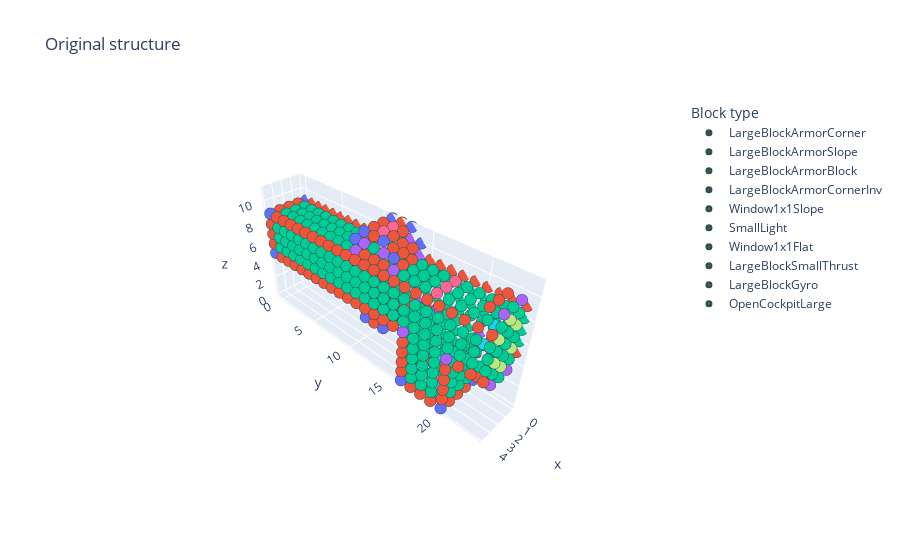

Notebook code cell kept with this figure:
### Markdown cell above
## Spaceship creation

### Code cell
ml_string = lsystem.hl_solver.translator.transform(string=spaceship_string)
ll_solution = lsystem.ll_solver.solve(string=ml_string,
                                   iterations=1,
                                   strings_per_iteration=1,
                                   check_sat=False)[0]
base_position, orientation_forward, orientation_up = Vec.v3i(
            0, 0, 0), Orientation.FORWARD.value, Orientation.UP.value
structure = Structure(origin=base_position,
                      orientation_forward=orientation_forward,
                      orientation_up=orientation_up)
structure = LLStructureMaker(
    atoms_alphabet=lsystem.ll_solver.atoms_alphabet,
    position=base_position).fill_structure(structure=structure,
                                           string=ll_solution.string)
structure.sanify()
interactive_plot(structure=structure,
                 title='Original structure')

### Figure 1 — Plotly figure (JSON) as saved in the notebook; plotly's stock layout.template omitted (floating-point values rounded to 4 significant figures; data arrays with more than 128 entries replaced by an {"elided": "..."} marker saying what was removed)
{"data": [{"hovertemplate": "Block type=LargeBlockArmorCorner<br>x=%{x}<br>y=%{y}<br>z=%{z}<extra></extra>", "legendgroup": "LargeBlockArmorCorner", "marker": {"color": "#636efa", "line": {"color": "DarkSlateGrey", "width": 3}, "size": 4, "symbol": "circle"}, "mode": "markers", "name": "LargeBlockArmorCorner", "scene": "scene", "showlegend": true, "type": "scatter3d", "x": [0, 0, 0, 0, 0, 0, 0, 0, 0, 0, 0, 0, 3, 3, 3, 3, 3, 3, 3, 3, 4, 4, 4, 4], "y": [0, 0, 10, 10, 11, 11, 13, 13, 14, 14, 16, 20, 10, 10, 11, 11, 13, 13, 14, 14, 0, 0, 16, 20], "z": [5, 9, 4, 10, 3, 11, 3, 11, 4, 10, 0, 0, 4, 10, 3, 11, 3, 11, 4, 10, 5, 9, 0, 0]}, {"hovertemplate": "Block type=LargeBlockArmorSlope<br>x=%{x}<br>y=%{y}<br>z=%{z}<extra></extra>", "legendgroup": "LargeBlockArmorSlope", "marker": {"color": "#EF553B", "line": {"color": "DarkSlateGrey", "width": 3}, "size": 4, "symbol": "circle"}, "mode": "markers", "name": "LargeBlockArmorSlope", "scene": "scene", "showlegend": true, "type": "scatter3d", "x": {"elided": "160 int values"}, "y": {"elided": "160 int values"}, "z": {"elided": "160 int values"}}, {"hovertemplate": "Block type=LargeBlockArmorBlock<br>x=%{x}<br>y=%{y}<br>z=%{z}<extra></extra>", "legendgroup": "LargeBlockArmorBlock", "marker": {"color": "#00cc96", "line": {"color": "DarkSlateGrey", "width": 3}, "size": 4, "symbol": "circle"}, "mode": "markers", "name": "LargeBlockArmorBlock", "scene": "scene", "showlegend": true, "type": "scatter3d", "x": {"elided": "311 int values"}, "y": {"elided": "311 int values"}, "z": {"elided": "311 int values"}}, {"hovertemplate": "Block type=LargeBlockArmorCornerInv<br>x=%{x}<br>y=%{y}<br>z=%{z}<extra></extra>", "legendgroup": "LargeBlockArmorCornerInv", "marker": {"color": "#ab63fa", "line": {"color": "DarkSlateGrey", "width": 3}, "size": 4, "symbol": "circle"}, "mode": "markers", "name": "LargeBlockArmorCornerInv", "scene": "scene", "showlegend": true, "type": "scatter3d", "x": [0, 0, 0, 0, 0, 0, 0, 0, 0, 0, 1, 1, 3, 3, 3, 3, 3, 3, 3, 3, 3, 3, 4, 4], "y": [10, 10, 11, 11, 13, 13, 14, 14, 16, 20, 23, 23, 10, 10, 11, 11, 13, 13, 14, 14, 23, 23, 16, 20], "z": [5, 9, 4, 10, 4, 10, 5, 9, 5, 5, 4, 10, 5, 9, 4, 10, 4, 10, 5, 9, 4, 10, 5, 5]}, {"hovertemplate": "Block type=Window1x1Slope<br>x=%{x}<br>y=%{y}<br>z=%{z}<extra></extra>", "legendgroup": "Window1x1Slope", "marker": {"color": "#FFA15A", "line": {"color": "DarkSlateGrey", "width": 3}, "size": 4, "symbol": "circle"}, "mode": "markers", "name": "Window1x1Slope", "scene": "scene", "showlegend": true, "type": "scatter3d", "x": [1, 1, 1], "y": [0, 0, 0], "z": [6, 7, 8]}, {"hovertemplate": "Block type=SmallLight<br>x=%{x}<br>y=%{y}<br>z=%{z}<extra></extra>", "legendgroup": "SmallLight", "marker": {"color": "#19d3f3", "line": {"color": "DarkSlateGrey", "width": 3}, "size": 4, "symbol": "circle"}, "mode": "markers", "name": "SmallLight", "scene": "scene", "showlegend": true, "type": "scatter3d", "x": [1, 1, 1, 1, 1, 1, 1, 1, 1, 2, 2, 2, 2, 3, 3, 3], "y": [10, 12, 12, 12, 14, 17, 18, 19, 22, 2, 2, 22, 22, 17, 19, 22], "z": [7, 5, 7, 9, 7, 1, 3, 1, 7, 6, 8, 6, 8, 1, 1, 7]}, {"hovertemplate": "Block type=Window1x1Flat<br>x=%{x}<br>y=%{y}<br>z=%{z}<extra></extra>", "legendgroup": "Window1x1Flat", "marker": {"color": "#FF6692", "line": {"color": "DarkSlateGrey", "width": 3}, "size": 4, "symbol": "circle"}, "mode": "markers", "name": "Window1x1Flat", "scene": "scene", "showlegend": true, "type": "scatter3d", "x": [1, 1, 1, 2, 2, 2, 2, 2, 2, 2, 3, 3, 3, 3], "y": [12, 12, 18, 0, 0, 0, 12, 12, 18, 18, 0, 0, 0, 18], "z": [3, 11, 9, 6, 7, 8, 3, 11, 0, 9, 6, 7, 8, 9]}, {"hovertemplate": "Block type=LargeBlockSmallThrust<br>x=%{x}<br>y=%{y}<br>z=%{z}<extra></extra>", "legendgroup": "LargeBlockSmallThrust", "marker": {"color": "#B6E880", "line": {"color": "DarkSlateGrey", "width": 3}, "size": 4, "symbol": "circle"}, "mode": "markers", "name": "LargeBlockSmallThrust", "scene": "scene", "showlegend": true, "type": "scatter3d", "x": [1, 1, 2, 2, 3, 3], "y": [23, 23, 23, 23, 23, 23], "z": [6, 8, 5, 9, 6, 8]}, {"hovertemplate": "Block type=LargeBlockGyro<br>x=%{x}<br>y=%{y}<br>z=%{z}<extra></extra>", "legendgroup": "LargeBlockGyro", "marker": {"color": "#FF97FF", "line": {"color": "DarkSlateGrey", "width": 3}, "size": 4, "symbol": "circle"}, "mode": "markers", "name": "LargeBlockGyro", "scene": "scene", "showlegend": true, "type": "scatter3d", "x": [2, 2, 3, 3, 3, 3], "y": [12, 12, 10, 10, 14, 14], "z": [4, 10, 6, 8, 6, 8]}, {"hovertemplate": "Block type=OpenCockpitLarge<br>x=%{x}<br>y=%{y}<br>z=%{z}<extra></extra>", "legendgroup": "OpenCockpitLarge", "marker": {"color": "#FECB52", "line": {"color": "DarkSlateGrey", "width": 3}, "size": 4, "symbol": "circle"}, "mode": "markers", "name": "OpenCockpitLarge", "scene": "scene", "showlegend": true, "type": "scatter3d", "x": [3], "y": [1], "z": [7]}], "layout": {"legend": {"title": {"text": "Block type"}, "tracegroupgap": 0}, "paper_bgcolor": "rgba(0,0,0,0)", "plot_bgcolor": "rgba(0,0,0,0)", "scene": {"aspectmode": "data", "camera": {"center": {"x": 0, "y": 0, "z": 0}, "eye": {"x": 2, "y": 2, "z": 2}, "up": {"x": 0, "y": 0, "z": 1}}, "domain": {"x": [0, 1], "y": [0, 1]}, "xaxis": {"title": {"text": "x"}}, "yaxis": {"title": {"text": "y"}}, "zaxis": {"title": {"text": "z"}}}, "title": {"text": "Original structure"}}}
